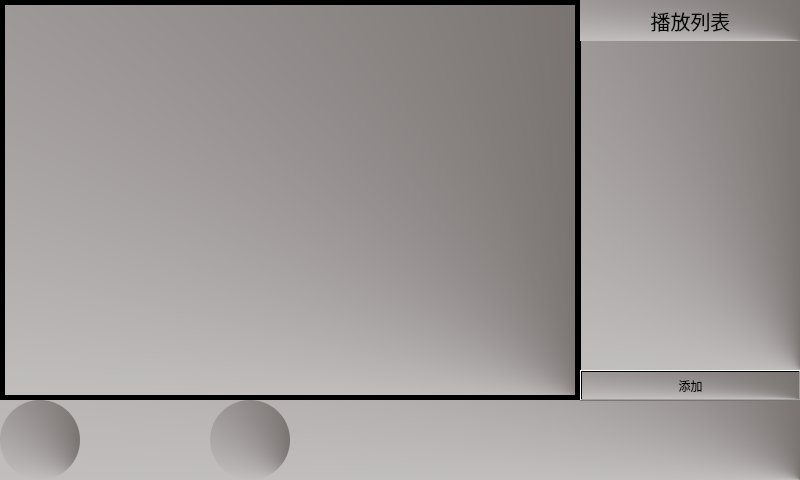
<?xml version="1.0" encoding="UTF-8"?>
<ui version="4.0">
 <class>VideoWindow</class>
 <widget class="QMainWindow" name="VideoWindow">
  <property name="geometry">
   <rect>
    <x>0</x>
    <y>0</y>
    <width>800</width>
    <height>480</height>
   </rect>
  </property>
  <property name="windowTitle">
   <string>MainWindow</string>
  </property>
  <property name="styleSheet">
   <string notr="true">background-color: qconicalgradient(cx:1, cy:1, angle:16.7, stop:0 rgba(62, 53, 51, 255), stop:0.666667 rgba(255, 255, 255, 255));</string>
  </property>
  <widget class="QWidget" name="centralwidget">
   <widget class="QWidget" name="playMeunwidget" native="true">
    <property name="geometry">
     <rect>
      <x>0</x>
      <y>0</y>
      <width>580</width>
      <height>400</height>
     </rect>
    </property>
    <property name="styleSheet">
     <string notr="true">border:5px solid black;</string>
    </property>
   </widget>
   <widget class="QPushButton" name="returnButton">
    <property name="geometry">
     <rect>
      <x>0</x>
      <y>400</y>
      <width>80</width>
      <height>80</height>
     </rect>
    </property>
    <property name="styleSheet">
     <string notr="true">border-image: url(:/image/icon/mclosepng.png);
border-radius: 40px</string>
    </property>
    <property name="text">
     <string/>
    </property>
   </widget>
   <widget class="QPushButton" name="startPlayButton">
    <property name="geometry">
     <rect>
      <x>210</x>
      <y>400</y>
      <width>80</width>
      <height>80</height>
     </rect>
    </property>
    <property name="styleSheet">
     <string notr="true">border-image: url(:/image/icon/start.png);
border-radius: 40px</string>
    </property>
    <property name="text">
     <string/>
    </property>
   </widget>
   <widget class="QListWidget" name="playerListWidget">
    <property name="geometry">
     <rect>
      <x>580</x>
      <y>40</y>
      <width>221</width>
      <height>331</height>
     </rect>
    </property>
   </widget>
   <widget class="QPushButton" name="addVideoButton">
    <property name="geometry">
     <rect>
      <x>580</x>
      <y>370</y>
      <width>221</width>
      <height>31</height>
     </rect>
    </property>
    <property name="text">
     <string>添加</string>
    </property>
   </widget>
   <widget class="QLabel" name="label">
    <property name="geometry">
     <rect>
      <x>580</x>
      <y>0</y>
      <width>221</width>
      <height>41</height>
     </rect>
    </property>
    <property name="font">
     <font>
      <family>宋体</family>
      <pointsize>15</pointsize>
     </font>
    </property>
    <property name="styleSheet">
     <string notr="true">background-color: qconicalgradient(cx:1, cy:1, angle:16.7, stop:0 rgba(62, 53, 51, 255), stop:0.666667 rgba(255, 255, 255, 255));</string>
    </property>
    <property name="text">
     <string>播放列表</string>
    </property>
    <property name="alignment">
     <set>Qt::AlignCenter</set>
    </property>
   </widget>
  </widget>
 </widget>
 <resources/>
 <connections/>
</ui>
